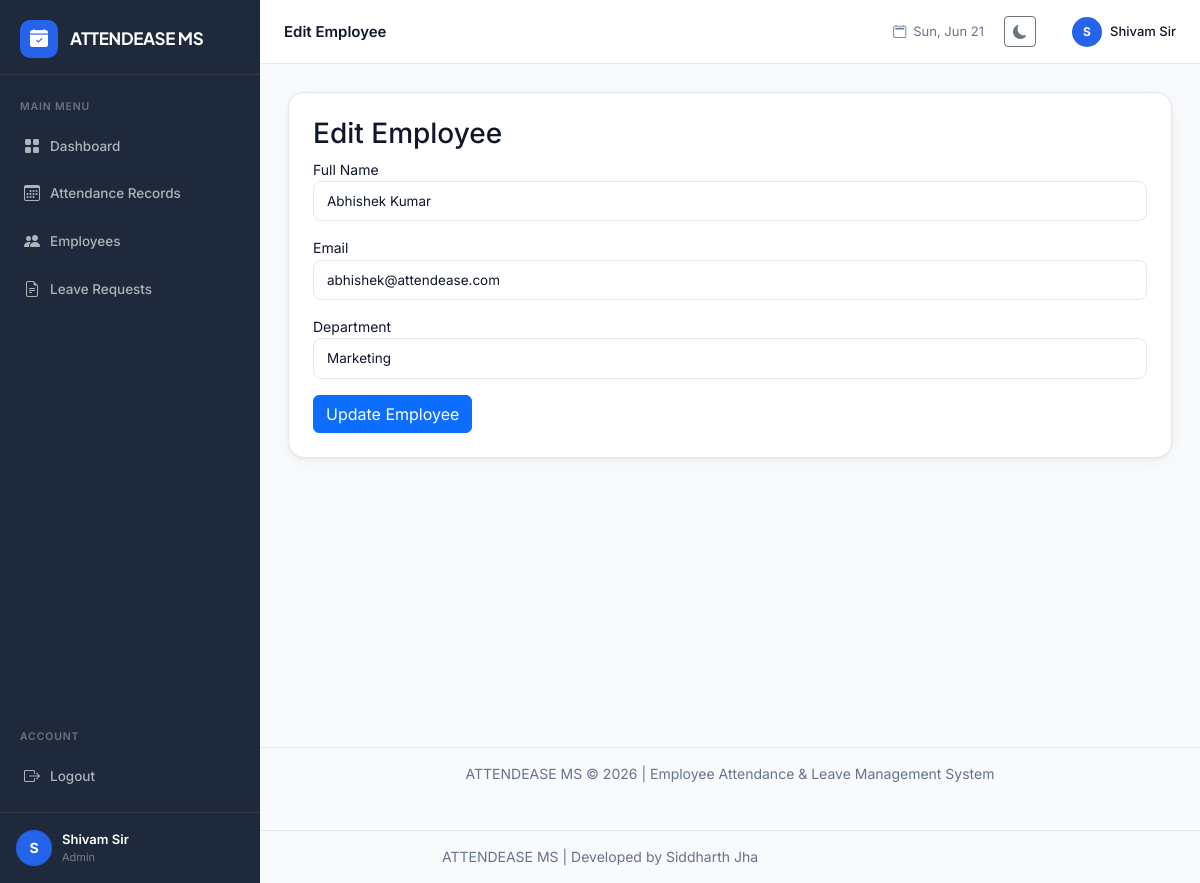
The app's page /admin/employees/edit/3 (signed in) with its own data.
### tables this page shows
CREATE TABLE users (
            id INTEGER PRIMARY KEY AUTOINCREMENT,
            username TEXT UNIQUE NOT NULL,
            password TEXT NOT NULL,
            role TEXT NOT NULL,
            full_name TEXT NOT NULL,
            email TEXT,
            department TEXT
        );

### app.py (the view, shortened to what this page needs)
@app.route('/admin/employees/edit/<int:user_id>',
           methods=['GET', 'POST'])
@admin_required
def edit_employee(user_id):
    db = get_db()
    employee = db.execute(
        "SELECT * FROM users WHERE id=?",
        (user_id,)
    ).fetchone()
    db.close()
    return render_template(
        'admin/edit_employee.html',
        employee=employee
    )

### app.py (called while the page is built)
def get_db():
    db = sqlite3.connect('database.db')
    db.row_factory = sqlite3.Row
    return db

def admin_required(f):
    from functools import wraps
    @wraps(f)
    def decorated(*args, **kwargs):
        if 'user_id' not in session:
            return redirect(url_for('login'))
        if session.get('role') != 'admin':
            flash('Access denied.', 'danger')
            return redirect(url_for('employee_dashboard'))
        return f(*args, **kwargs)
    return decorated

### templates/admin/edit_employee.html (shortened to what this page needs)
{% extends "base.html" %}
{% block page_title %}Edit Employee{% endblock %}
{% block content %}
<div class="activity-card">
    <h3>Edit Employee</h3>
    <form method="POST">
        <div class="mb-3">
            <label>Full Name</label>
            <input type="text"
                   name="full_name"
                   value="{{ employee.full_name }}"
                   class="form-control"
                   required>
        </div>
        <div class="mb-3">
            <label>Email</label>
            <input type="email"
                   name="email"
                   value="{{ employee.email }}"
                   class="form-control"
                   required>
        </div>
        <div class="mb-3">
            <label>Department</label>
            <input type="text"
                   name="department"
                   value="{{ employee.department }}"
                   class="form-control"
                   required>
        </div>
        <button type="submit"
                class="btn btn-primary">
            Update Employee
        </button>
    </form>
</div>
{% endblock %}

### static/css/main.css (style rules this page uses)
:root { --primary: #2563EB; --primary-dark: #1D4ED8; --primary-light: #EFF6FF; --secondary: #1E293B; --bg: #F8FAFC; --surface: #FFFFFF; --border: #E2E8F0; --text: #0F172A; --text-muted: #64748B; --success: #059669; --success-bg: #ECFDF5; --warning: #D97706; --warning-bg: #FFFBEB; --danger: #DC2626; --danger-bg: #FEF2F2; --purple: #7C3AED; --purple-bg: #F5F3FF; --sidebar-w: 260px; --topbar-h: 64px; --radius: 12px; --radius-sm: 8px; --shadow: 0 1px 3px rgba(0,0,0,0.06), 0 4px 16px rgba(0,0,0,0.04); --shadow-md: 0 4px 24px rgba(37,99,235,0.12); }
* { box-sizing: border-box; margin: 0; padding: 0; }
body { font-family: 'Inter', system-ui, sans-serif; background: var(--bg); color: var(--text); font-size: 14px; line-height: 1.6; -webkit-font-smoothing: antialiased; }
.stat-card, .chart-card, .activity-card { transition: all 0.25s ease; }
.activity-card { background: var(--surface); border-radius: 16px; padding: 24px; box-shadow: var(--shadow); border: 1px solid var(--border); overflow-x: auto; }
.form-control { width: 100%; padding: 9px 13px; border: 1.5px solid var(--border); border-radius: 8px; font-size: 13.5px; color: var(--text); background: var(--surface); font-family: inherit; transition: border-color 0.2s, box-shadow 0.2s; outline: none; }
body, .app-wrapper, .main-content, .page-content { max-width: 100%; overflow-x: hidden; }

### records on screen
users: full_name "Abhishek Kumar", email "abhishek@attendease.com", department "Marketing"

### other values on screen
{{ session.full_name[0] }} "S"
{{ session.full_name }} "Shivam Sir"
{{ session.role | capitalize }} "Admin"
